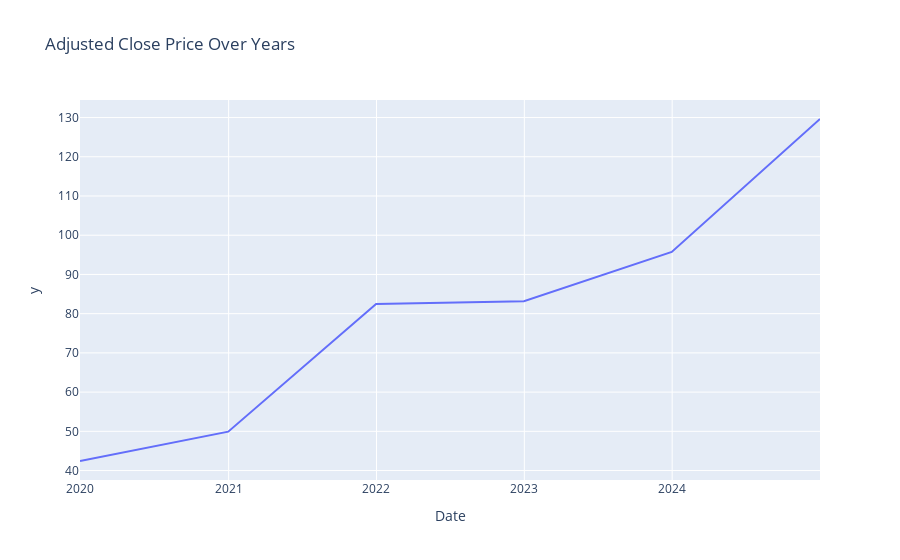

This figure's notebook cell:
### Code cell
###Visulaisation yearly
fig_year = px.line(year_end_df, x=year_end_df.index, y=year_end_df['Adj Close'].values.squeeze(), title='Adjusted Close Price Over Years')
fig_year.show()

### Figure 1 — Plotly figure (JSON) as saved in the notebook; plotly's stock layout.template omitted (floating-point values rounded to 4 significant figures)
{"data": [{"hovertemplate": "Date=%{x}<br>y=%{y}<extra></extra>", "legendgroup": "", "line": {"color": "#636efa", "dash": "solid"}, "marker": {"symbol": "circle"}, "mode": "lines", "name": "", "orientation": "v", "showlegend": false, "type": "scatter", "x": ["2019-12-31T00:00:00", "2020-12-31T00:00:00", "2021-12-31T00:00:00", "2022-12-31T00:00:00", "2023-12-31T00:00:00", "2024-12-31T00:00:00"], "xaxis": "x", "y": [42.44, 49.92, 82.44, 83.19, 95.74, 129.6], "yaxis": "y"}], "layout": {"autosize": true, "legend": {"tracegroupgap": 0}, "title": {"text": "Adjusted Close Price Over Years"}, "xaxis": {"anchor": "y", "autorange": true, "domain": [0, 1], "range": ["2019-12-31", "2024-12-31"], "title": {"text": "Date"}, "type": "date"}, "yaxis": {"anchor": "x", "autorange": true, "domain": [0, 1], "range": [37.59, 134.5], "title": {"text": "y"}, "type": "linear"}}}
